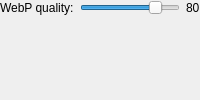
              <widget class="QWidget" name="webp">
               <attribute name="title">
                <string>WEBP</string>
               </attribute>
               <layout class="QVBoxLayout" name="verticalLayout_14">
                <property name="leftMargin">
                 <number>0</number>
                </property>
                <property name="topMargin">
                 <number>0</number>
                </property>
                <property name="rightMargin">
                 <number>0</number>
                </property>
                <property name="bottomMargin">
                 <number>0</number>
                </property>
                <item>
                 <layout class="QHBoxLayout" name="horizontalLayout_18">
                  <item>
                   <widget class="QLabel" name="jpgQualityLabel_2">
                    <property name="text">
                     <string>WebP quality:</string>
                    </property>
                   </widget>
                  </item>
                  <item>
                   <widget class="QSlider" name="webpQualitySlider">
                    <property name="toolTip">
                     <string>&lt;html&gt;&lt;head/&gt;&lt;body&gt;&lt;p&gt;&lt;span style=&quot; font-size:18pt; font-weight:600;&quot;&gt;PNG Optimization level&lt;/span&gt;&lt;/p&gt;&lt;p&gt;Sets the optimization value for the losless png optimizer. A value of 2 is most of the time sufficent.&lt;p&gt;1 = least possible optimization&lt;/p&gt;&lt;p&gt;2-7 apply better optimization(higher values take longer)&lt;/p&gt;&lt;/body&gt;&lt;/html&gt;</string>
                    </property>
                    <property name="minimum">
                     <number>0</number>
                    </property>
                    <property name="maximum">
                     <number>100</number>
                    </property>
                    <property name="singleStep">
                     <number>10</number>
                    </property>
                    <property name="pageStep">
                     <number>1</number>
                    </property>
                    <property name="value">
                     <number>80</number>
                    </property>
                    <property name="orientation">
                     <enum>Qt::Horizontal</enum>
                    </property>
                   </widget>
                  </item>
                  <item>
                   <widget class="QLabel" name="jpgQualityText_2">
                    <property name="text">
                     <string>80</string>
                    </property>
                   </widget>
                  </item>
                 </layout>
                </item>
                <item>
                 <spacer name="verticalSpacer_5">
                  <property name="orientation">
                   <enum>Qt::Vertical</enum>
                  </property>
                  <property name="sizeHint" stdset="0">
                   <size>
                    <width>20</width>
                    <height>35</height>
                   </size>
                  </property>
                 </spacer>
                </item>
               </layout>
              </widget>
